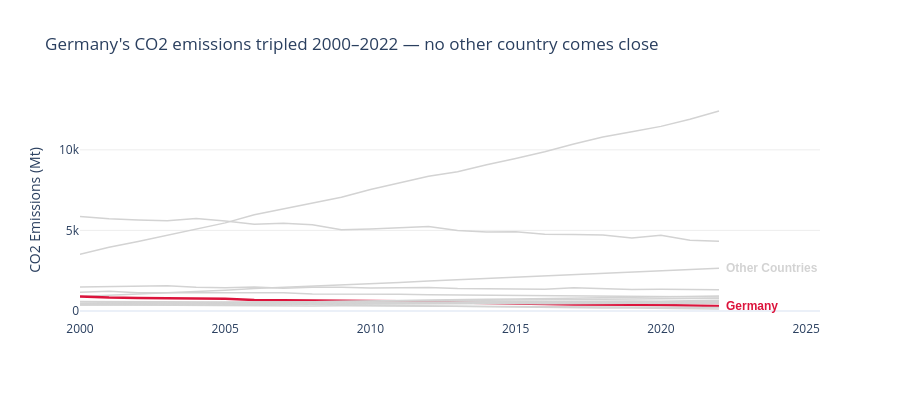

The notebook cell this image was saved under:
### Markdown cell above
---
## Task — Multi-Series Line Chart with Highlight

**What to build:** A line chart showing CO2 emissions over time for **all Asian countries** in the dataset, with one country highlighted.

**Requirements:**
- All countries shown (for context), but only **one highlighted in colour** — your choice which
- All other lines in grey (#EEEEEE), thinner
- Highlighted country **labelled directly** at the end of its line (not in a legend)
- Insight title that names the highlighted country and its story

### Code cell
# Let's apply the principles
 
# Choose a country to highlight

highlight = 'Germany'
 
# Build colour map: highlight in red, everything else grey

color_map = {c: 'crimson' if c == highlight else 'lightgrey' for c in df['Country'].unique()}
 
fig = px.line(df, x='Year', y='CO2_Mt', color='Country',

              color_discrete_map=color_map,

              labels={'CO2_Mt': 'CO2 Emissions (Mt)', 'Year': ''},

              title="China's CO2 emissions tripled 2000–2022 — no other country comes close",

              template='plotly_white',

              height=400

              )
 
fig.update_traces(

    line=dict(width=1.5),   # default: thin for context countries

    showlegend=False      # direct label replaces legend (Gestalt proximity)

)
 
# Override highlighted country: thicker line to draw attention

fig.update_traces(

    line=dict(width=2.5),

    selector=dict(name=highlight) # each line is named after a country in the traces of the figure

)
 
# Direct label at end of highlighted line

highlight_label = df.loc[(df['Country'] == highlight) & (df['Year'] == df['Year'].max())]
 
others_label = df.loc[(df['Country'] == 'India') & (df['Year'] == df['Year'].max())]
 
# add highlight label

fig.add_annotation(

    x=highlight_label['Year'].values[0], y=highlight_label['CO2_Mt'].values[0],

    text=highlight, showarrow=False,

    xanchor='left', xshift=5,

    font=dict(color='crimson', size=12, weight='bold', family='Arial')

)
 
# add others label (optional)

fig.add_annotation(

    x=others_label['Year'].values[0], y=others_label['CO2_Mt'].values[0],

    text='Other Countries', showarrow=False,

    xanchor='left', xshift=5,

    font=dict(color='lightgrey', size=12, weight='bold', family='Arial')

)
 
fig.update_layout(

    title="Germany's CO2 emissions tripled 2000–2022 — no other country comes close",

    yaxis=dict(gridcolor='#EEEEEE'),

    xaxis=dict(showgrid=False)

)
 


# Display the chart
fig.show()

### Figure 1 — Plotly figure (JSON) as saved in the notebook; plotly's stock layout.template omitted (floating-point values rounded to 4 significant figures)
{"data": [{"hovertemplate": "Country=United States<br>=%{x}<br>CO2 Emissions (Mt)=%{y}<extra></extra>", "legendgroup": "United States", "line": {"color": "lightgrey", "dash": "solid", "width": 1.5}, "marker": {"symbol": "circle"}, "mode": "lines", "name": "United States", "orientation": "v", "showlegend": false, "type": "scatter", "x": [2000, 2001, 2002, 2003, 2004, 2005, 2006, 2007, 2008, 2009, 2010, 2011, 2012, 2013, 2014, 2015, 2016, 2017, 2018, 2019, 2020, 2021, 2022], "xaxis": "x", "y": [5858.0, 5724.0, 5653.0, 5593.0, 5743.0, 5589.0, 5386.0, 5443.0, 5348.0, 5038.0, 5082.0, 5176.0, 5250.0, 4994.0, 4897.0, 4913.0, 4770.0, 4746.0, 4718.0, 4537.0, 4695.0, 4398.0, 4326.0], "yaxis": "y"}, {"hovertemplate": "Country=China<br>=%{x}<br>CO2 Emissions (Mt)=%{y}<extra></extra>", "legendgroup": "China", "line": {"color": "lightgrey", "dash": "solid", "width": 1.5}, "marker": {"symbol": "circle"}, "mode": "lines", "name": "China", "orientation": "v", "showlegend": false, "type": "scatter", "x": [2000, 2001, 2002, 2003, 2004, 2005, 2006, 2007, 2008, 2009, 2010, 2011, 2012, 2013, 2014, 2015, 2016, 2017, 2018, 2019, 2020, 2021, 2022], "xaxis": "x", "y": [3514.0, 3952.0, 4312.0, 4692.0, 5079.0, 5468.0, 5974.0, 6323.0, 6673.0, 7053.0, 7543.0, 7972.0, 8365.0, 8641.0, 9078.0, 9466.0, 9887.0, 10360.0, 10790.0, 11130.0, 11450.0, 11900.0, 12410.0], "yaxis": "y"}, {"hovertemplate": "Country=India<br>=%{x}<br>CO2 Emissions (Mt)=%{y}<extra></extra>", "legendgroup": "India", "line": {"color": "lightgrey", "dash": "solid", "width": 1.5}, "marker": {"symbol": "circle"}, "mode": "lines", "name": "India", "orientation": "v", "showlegend": false, "type": "scatter", "x": [2000, 2001, 2002, 2003, 2004, 2005, 2006, 2007, 2008, 2009, 2010, 2011, 2012, 2013, 2014, 2015, 2016, 2017, 2018, 2019, 2020, 2021, 2022], "xaxis": "x", "y": [901.6, 974.6, 1056.0, 1146.0, 1205.0, 1291.0, 1396.0, 1466.0, 1542.0, 1637.0, 1687.0, 1774.0, 1865.0, 1945.0, 1994.0, 2092.0, 2177.0, 2267.0, 2345.0, 2419.0, 2466.0, 2580.0, 2661.0], "yaxis": "y"}, {"hovertemplate": "Country=Germany<br>=%{x}<br>CO2 Emissions (Mt)=%{y}<extra></extra>", "legendgroup": "Germany", "line": {"color": "crimson", "dash": "solid", "width": 2.5}, "marker": {"symbol": "circle"}, "mode": "lines", "name": "Germany", "orientation": "v", "showlegend": false, "type": "scatter", "x": [2000, 2001, 2002, 2003, 2004, 2005, 2006, 2007, 2008, 2009, 2010, 2011, 2012, 2013, 2014, 2015, 2016, 2017, 2018, 2019, 2020, 2021, 2022], "xaxis": "x", "y": [902.4, 831.7, 815.2, 804.7, 772.9, 759.1, 685.9, 668.0, 650.3, 608.3, 611.2, 569.2, 586.7, 521.5, 504.5, 499.0, 438.8, 407.4, 413.2, 389.5, 373.4, 344.0, 315.1], "yaxis": "y"}, {"hovertemplate": "Country=United Kingdom<br>=%{x}<br>CO2 Emissions (Mt)=%{y}<extra></extra>", "legendgroup": "United Kingdom", "line": {"color": "lightgrey", "dash": "solid", "width": 1.5}, "marker": {"symbol": "circle"}, "mode": "lines", "name": "United Kingdom", "orientation": "v", "showlegend": false, "type": "scatter", "x": [2000, 2001, 2002, 2003, 2004, 2005, 2006, 2007, 2008, 2009, 2010, 2011, 2012, 2013, 2014, 2015, 2016, 2017, 2018, 2019, 2020, 2021, 2022], "xaxis": "x", "y": [552.4, 542.6, 523.3, 492.0, 500.9, 465.3, 429.1, 428.8, 410.8, 384.6, 357.3, 331.6, 319.1, 303.8, 280.1, 276.3, 247.0, 210.4, 188.0, 185.4, 157.5, 148.0, 125.3], "yaxis": "y"}, {"hovertemplate": "Country=France<br>=%{x}<br>CO2 Emissions (Mt)=%{y}<extra></extra>", "legendgroup": "France", "line": {"color": "lightgrey", "dash": "solid", "width": 1.5}, "marker": {"symbol": "circle"}, "mode": "lines", "name": "France", "orientation": "v", "showlegend": false, "type": "scatter", "x": [2000, 2001, 2002, 2003, 2004, 2005, 2006, 2007, 2008, 2009, 2010, 2011, 2012, 2013, 2014, 2015, 2016, 2017, 2018, 2019, 2020, 2021, 2022], "xaxis": "x", "y": [389.4, 375.4, 362.2, 367.7, 348.3, 343.1, 343.2, 334.5, 317.1, 326.4, 318.2, 306.0, 298.0, 290.0, 308.1, 277.4, 267.1, 248.0, 244.2, 256.1, 215.4, 218.3, 222.5], "yaxis": "y"}, {"hovertemplate": "Country=Brazil<br>=%{x}<br>CO2 Emissions (Mt)=%{y}<extra></extra>", "legendgroup": "Brazil", "line": {"color": "lightgrey", "dash": "solid", "width": 1.5}, "marker": {"symbol": "circle"}, "mode": "lines", "name": "Brazil", "orientation": "v", "showlegend": false, "type": "scatter", "x": [2000, 2001, 2002, 2003, 2004, 2005, 2006, 2007, 2008, 2009, 2010, 2011, 2012, 2013, 2014, 2015, 2016, 2017, 2018, 2019, 2020, 2021, 2022], "xaxis": "x", "y": [423.8, 445.8, 450.4, 454.4, 452.6, 481.6, 483.2, 499.0, 514.3, 527.4, 525.9, 534.4, 539.2, 567.9, 588.3, 588.9, 600.9, 593.9, 613.8, 626.7, 602.1, 631.2, 664.0], "yaxis": "y"}, {"hovertemplate": "Country=Japan<br>=%{x}<br>CO2 Emissions (Mt)=%{y}<extra></extra>", "legendgroup": "Japan", "line": {"color": "lightgrey", "dash": "solid", "width": 1.5}, "marker": {"symbol": "circle"}, "mode": "lines", "name": "Japan", "orientation": "v", "showlegend": false, "type": "scatter", "x": [2000, 2001, 2002, 2003, 2004, 2005, 2006, 2007, 2008, 2009, 2010, 2011, 2012, 2013, 2014, 2015, 2016, 2017, 2018, 2019, 2020, 2021, 2022], "xaxis": "x", "y": [1166.0, 1220.0, 1136.0, 1131.0, 1151.0, 1127.0, 1101.0, 1133.0, 1050.0, 1061.0, 1064.0, 1042.0, 1005.0, 990.9, 1010.0, 996.6, 967.4, 925.1, 916.6, 914.5, 902.8, 898.1, 865.1], "yaxis": "y"}, {"hovertemplate": "Country=Canada<br>=%{x}<br>CO2 Emissions (Mt)=%{y}<extra></extra>", "legendgroup": "Canada", "line": {"color": "lightgrey", "dash": "solid", "width": 1.5}, "marker": {"symbol": "circle"}, "mode": "lines", "name": "Canada", "orientation": "v", "showlegend": false, "type": "scatter", "x": [2000, 2001, 2002, 2003, 2004, 2005, 2006, 2007, 2008, 2009, 2010, 2011, 2012, 2013, 2014, 2015, 2016, 2017, 2018, 2019, 2020, 2021, 2022], "xaxis": "x", "y": [589.6, 584.4, 585.1, 565.2, 563.8, 553.5, 540.5, 569.3, 553.4, 544.2, 529.9, 514.6, 531.3, 513.3, 514.8, 498.5, 502.8, 489.1, 484.5, 487.7, 463.2, 458.7, 461.7], "yaxis": "y"}, {"hovertemplate": "Country=Australia<br>=%{x}<br>CO2 Emissions (Mt)=%{y}<extra></extra>", "legendgroup": "Australia", "line": {"color": "lightgrey", "dash": "solid", "width": 1.5}, "marker": {"symbol": "circle"}, "mode": "lines", "name": "Australia", "orientation": "v", "showlegend": false, "type": "scatter", "x": [2000, 2001, 2002, 2003, 2004, 2005, 2006, 2007, 2008, 2009, 2010, 2011, 2012, 2013, 2014, 2015, 2016, 2017, 2018, 2019, 2020, 2021, 2022], "xaxis": "x", "y": [378.4, 391.5, 388.8, 394.9, 397.8, 407.5, 403.7, 414.2, 423.1, 426.7, 430.1, 435.2, 443.8, 461.4, 444.2, 471.6, 453.9, 448.9, 466.0, 477.6, 494.3, 478.2, 493.7], "yaxis": "y"}, {"hovertemplate": "Country=South Korea<br>=%{x}<br>CO2 Emissions (Mt)=%{y}<extra></extra>", "legendgroup": "South Korea", "line": {"color": "lightgrey", "dash": "solid", "width": 1.5}, "marker": {"symbol": "circle"}, "mode": "lines", "name": "South Korea", "orientation": "v", "showlegend": false, "type": "scatter", "x": [2000, 2001, 2002, 2003, 2004, 2005, 2006, 2007, 2008, 2009, 2010, 2011, 2012, 2013, 2014, 2015, 2016, 2017, 2018, 2019, 2020, 2021, 2022], "xaxis": "x", "y": [438.1, 481.5, 490.6, 490.8, 494.6, 537.2, 539.0, 566.1, 570.0, 585.4, 595.9, 620.6, 631.1, 649.6, 646.2, 686.5, 704.0, 706.0, 738.5, 750.8, 755.8, 777.3, 789.5], "yaxis": "y"}, {"hovertemplate": "Country=Russia<br>=%{x}<br>CO2 Emissions (Mt)=%{y}<extra></extra>", "legendgroup": "Russia", "line": {"color": "lightgrey", "dash": "solid", "width": 1.5}, "marker": {"symbol": "circle"}, "mode": "lines", "name": "Russia", "orientation": "v", "showlegend": false, "type": "scatter", "x": [2000, 2001, 2002, 2003, 2004, 2005, 2006, 2007, 2008, 2009, 2010, 2011, 2012, 2013, 2014, 2015, 2016, 2017, 2018, 2019, 2020, 2021, 2022], "xaxis": "x", "y": [1496.0, 1532.0, 1552.0, 1570.0, 1467.0, 1447.0, 1488.0, 1416.0, 1467.0, 1471.0, 1421.0, 1438.0, 1460.0, 1404.0, 1385.0, 1397.0, 1358.0, 1441.0, 1371.0, 1338.0, 1357.0, 1336.0, 1323.0], "yaxis": "y"}, {"hovertemplate": "Country=South Africa<br>=%{x}<br>CO2 Emissions (Mt)=%{y}<extra></extra>", "legendgroup": "South Africa", "line": {"color": "lightgrey", "dash": "solid", "width": 1.5}, "marker": {"symbol": "circle"}, "mode": "lines", "name": "South Africa", "orientation": "v", "showlegend": false, "type": "scatter", "x": [2000, 2001, 2002, 2003, 2004, 2005, 2006, 2007, 2008, 2009, 2010, 2011, 2012, 2013, 2014, 2015, 2016, 2017, 2018, 2019, 2020, 2021, 2022], "xaxis": "x", "y": [425.4, 430.0, 427.0, 456.8, 455.0, 457.7, 458.9, 456.8, 463.5, 462.8, 474.4, 475.7, 504.5, 502.6, 500.7, 497.6, 501.1, 513.4, 528.0, 541.4, 518.0, 539.8, 534.4], "yaxis": "y"}, {"hovertemplate": "Country=Mexico<br>=%{x}<br>CO2 Emissions (Mt)=%{y}<extra></extra>", "legendgroup": "Mexico", "line": {"color": "lightgrey", "dash": "solid", "width": 1.5}, "marker": {"symbol": "circle"}, "mode": "lines", "name": "Mexico", "orientation": "v", "showlegend": false, "type": "scatter", "x": [2000, 2001, 2002, 2003, 2004, 2005, 2006, 2007, 2008, 2009, 2010, 2011, 2012, 2013, 2014, 2015, 2016, 2017, 2018, 2019, 2020, 2021, 2022], "xaxis": "x", "y": [415.9, 428.4, 429.0, 442.0, 444.4, 455.2, 474.3, 476.8, 490.3, 486.4, 504.8, 494.3, 516.4, 529.4, 518.0, 534.5, 548.4, 564.5, 559.2, 576.5, 592.1, 592.8, 594.3], "yaxis": "y"}, {"hovertemplate": "Country=Indonesia<br>=%{x}<br>CO2 Emissions (Mt)=%{y}<extra></extra>", "legendgroup": "Indonesia", "line": {"color": "lightgrey", "dash": "solid", "width": 1.5}, "marker": {"symbol": "circle"}, "mode": "lines", "name": "Indonesia", "orientation": "v", "showlegend": false, "type": "scatter", "x": [2000, 2001, 2002, 2003, 2004, 2005, 2006, 2007, 2008, 2009, 2010, 2011, 2012, 2013, 2014, 2015, 2016, 2017, 2018, 2019, 2020, 2021, 2022], "xaxis": "x", "y": [382.8, 400.4, 430.7, 453.8, 482.6, 501.9, 533.0, 551.8, 586.6, 602.5, 614.5, 647.3, 680.1, 717.7, 736.3, 738.2, 768.8, 813.7, 834.8, 872.3, 876.5, 898.5, 930.5], "yaxis": "y"}], "layout": {"annotations": [{"font": {"color": "crimson", "family": "Arial", "size": 12, "weight": "bold"}, "showarrow": false, "text": "Germany", "x": 2022, "xanchor": "left", "xshift": 5, "y": 315.1}, {"font": {"color": "lightgrey", "family": "Arial", "size": 12, "weight": "bold"}, "showarrow": false, "text": "Other Countries", "x": 2022, "xanchor": "left", "xshift": 5, "y": 2661.0}], "height": 400, "legend": {"title": {"text": "Country"}, "tracegroupgap": 0}, "title": {"text": "Germany's CO2 emissions tripled 2000–2022 — no other country comes close"}, "xaxis": {"anchor": "y", "domain": [0, 1], "showgrid": false, "title": {"text": ""}}, "yaxis": {"anchor": "x", "domain": [0, 1], "gridcolor": "#EEEEEE", "title": {"text": "CO2 Emissions (Mt)"}}}}
